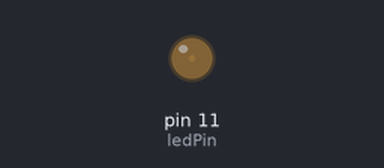
The sketch below on a simulated Arduino Uno, built with avr-gcc and run on an emulated ATmega328P. On the bench: output pins drawn as LEDs (lit = HIGH).

Above: at 0.05 s.
At 1.05 s:
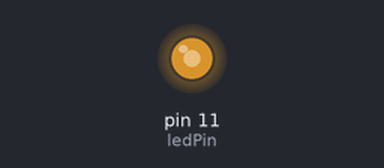
At 2.1 s:
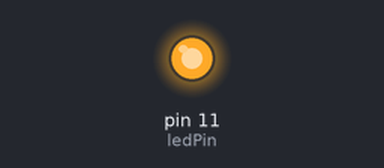
At 4.2 s:
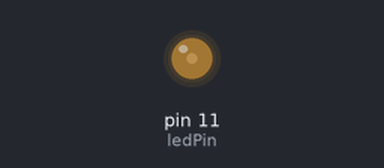
Timing chart, 0 to 5.9 s (numbered marks = the images above):
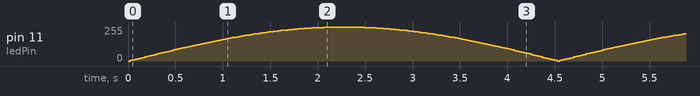

The sketch:

Projeto7.ino
```cpp
// Projeto 7 - Lâmpada pulsante

#include <math.h>

byte ledPin = 11;
float sinVal;
unsigned int ledVal;

void
setup()
{
  pinMode (ledPin, OUTPUT);
}

void
loop()
{
  for (int x = 0; x < 180; x++)
  {
  sinVal = (sin(x * (M_PI/180)));   // converte graus para radianos e, então, obtém o valor do seno
  ledVal = (int) (sinVal * 255);
  analogWrite (ledPin, ledVal);
  delay (25);
  }
}
```
